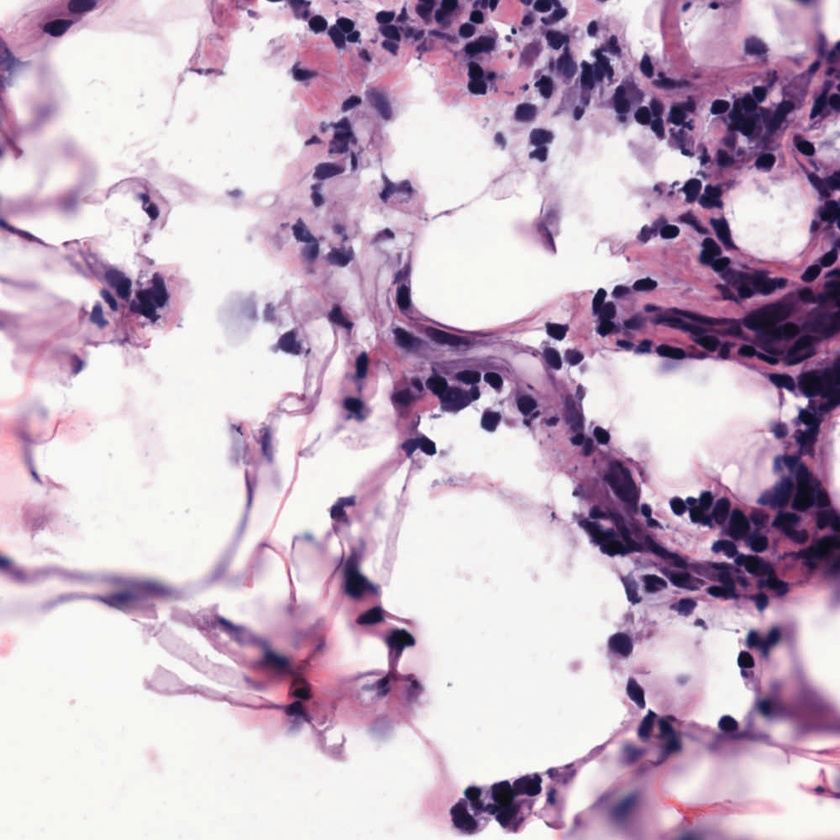
#> input picture Imaging_Project_1/112_16_1.jpeg, 840 x 840 px, shrunk from 1000 x 1000 before the run, found by its file name
$ python test.py   (Python 2 division)
#> lines starting #> are read from the running program, lines starting #| are printed output that depends on the picture
from PIL import Image , ImageStat


im = Image.open("112_16_1.jpeg").convert('L')
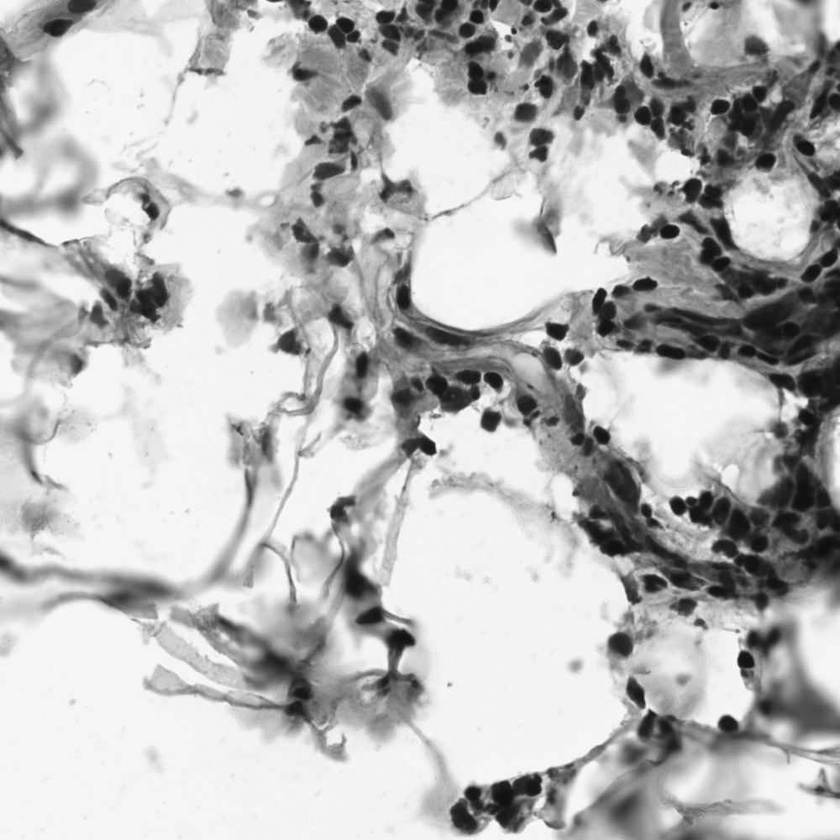
#> im: PIL image 840x840 L; min 11, max 254, mean 184.8
stat = ImageStat.Stat(im)
print "Read RMS brightness of image: "
print stat.extrema
#| [(11, 254)]
print stat.count
#| [705600]
print stat.sum
#| [130410690.0]


black = 0
red = 0

for pixel in im.getdata():
    if pixel == (0, 0, 0): # if your image is RGB (if RGBA, (0, 0, 0, 255) or so
        black += 1
    else:
        red += 1
#> this loop made 705600 passes
#> pixel on passes 1 to 12: 246, 246, 246, 246, 246, 246, 246, 245, 244, 245, 244, 244
#> after the loop, black = 0; red = 705600
print('black=' + str(black)+', red='+str(red))
#| black=0, red=705600

$ run again, with Imaging_Project_1/19_15_1.jpeg copied over Imaging_Project_1/112_16_1.jpeg
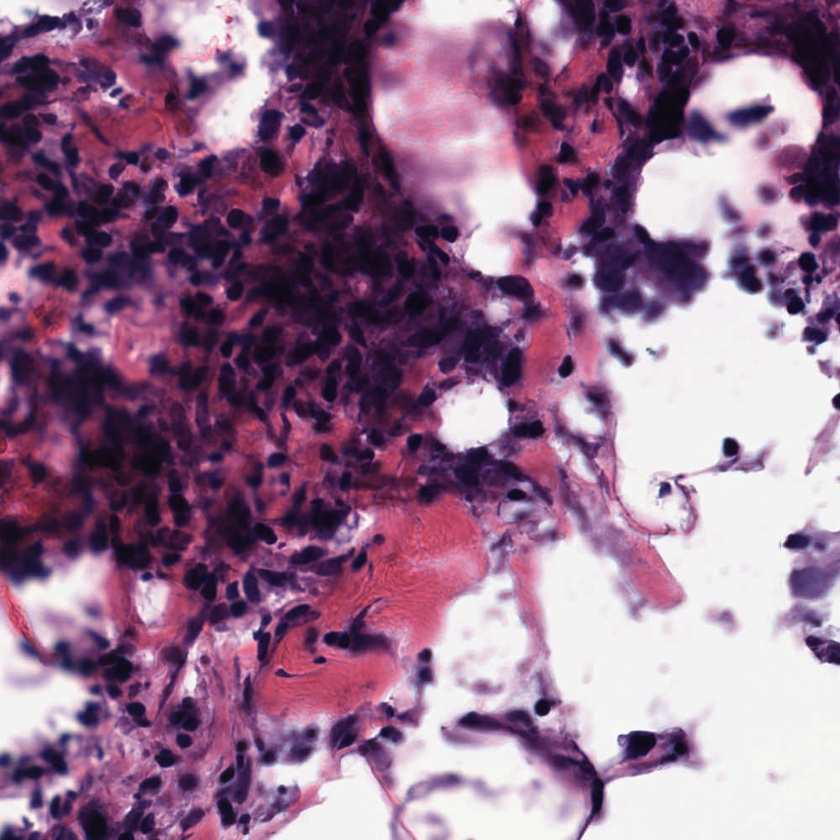
#> input picture Imaging_Project_1/19_15_1.jpeg, 840 x 840 px, shrunk from 1000 x 1000 before the run, found by its file name
#> `im = Image.open("112_16_1.jpeg").convert('L')`:
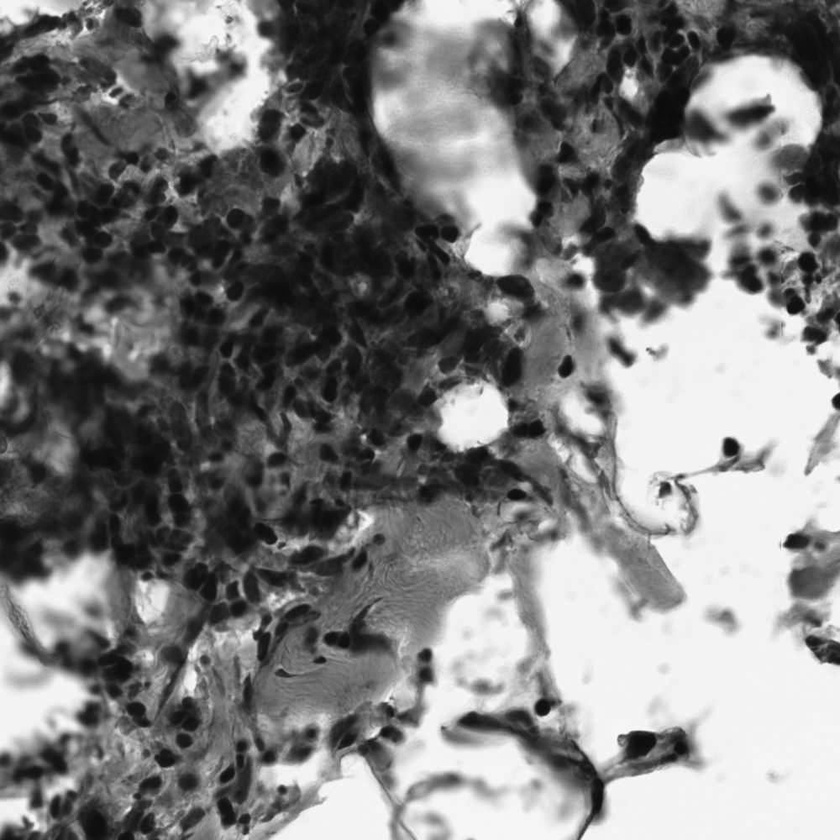
#> im: PIL image 840x840 L; min 6, max 254, mean 125.1
#| [(6, 254)]
#| [705600]
#| [88259051.0]
#> the loop `for pixel in im.getdata():` made 705600 passes
#> pixel on passes 1 to 8: 242, 243, 243, 243, 243, 243, 243, 243
#> after the loop `for pixel in im.getdata():`: black = 0; red = 705600
#| black=0, red=705600
